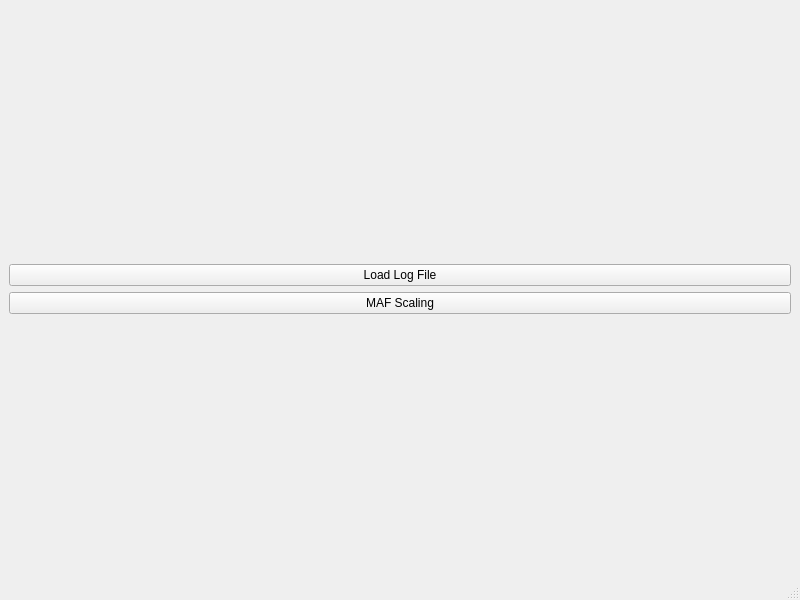
<?xml version="1.0" encoding="UTF-8"?>
<ui version="4.0">
 <class>MainWindow</class>
 <widget class="QMainWindow" name="MainWindow">
  <property name="geometry">
   <rect>
    <x>0</x>
    <y>0</y>
    <width>800</width>
    <height>600</height>
   </rect>
  </property>
  <property name="windowTitle">
   <string>LogTuner</string>
  </property>
  <widget class="QWidget" name="centralwidget">
   <layout class="QVBoxLayout" name="verticalLayout_2">
    <item>
     <layout class="QVBoxLayout" name="verticalLayout">
      <item>
       <widget class="QPushButton" name="buttonLoadLog">
        <property name="text">
         <string>Load Log File</string>
        </property>
       </widget>
      </item>
      <item>
       <widget class="QPushButton" name="buttonMafScalling">
        <property name="text">
         <string>MAF Scaling</string>
        </property>
       </widget>
      </item>
     </layout>
    </item>
   </layout>
  </widget>
  <widget class="QMenuBar" name="menubar">
   <property name="geometry">
    <rect>
     <x>0</x>
     <y>0</y>
     <width>800</width>
     <height>25</height>
    </rect>
   </property>
  </widget>
  <widget class="QStatusBar" name="statusbar"/>
 </widget>
 <resources/>
 <connections/>
</ui>
